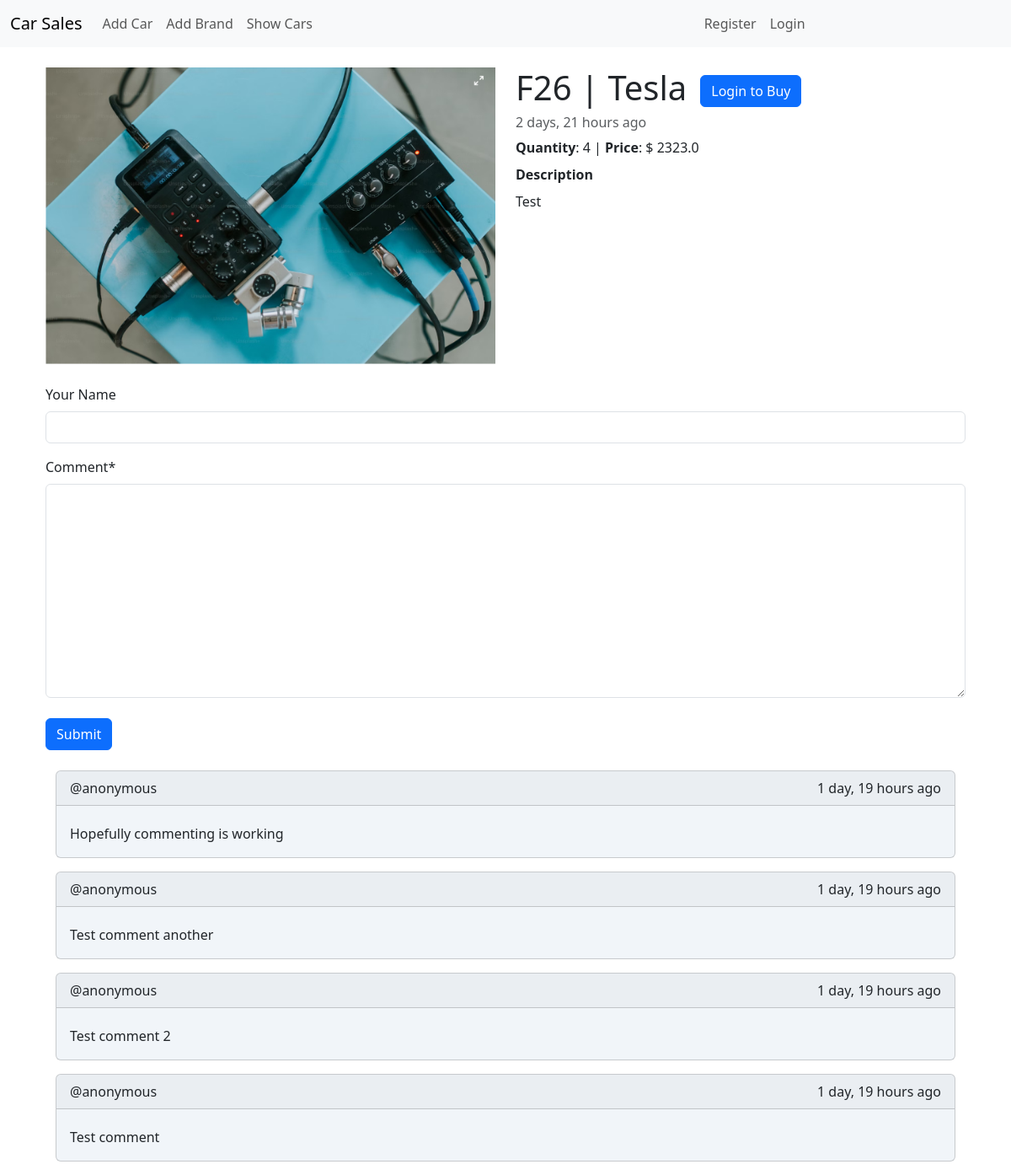
Before: /car-detail/2/ with the older database file.
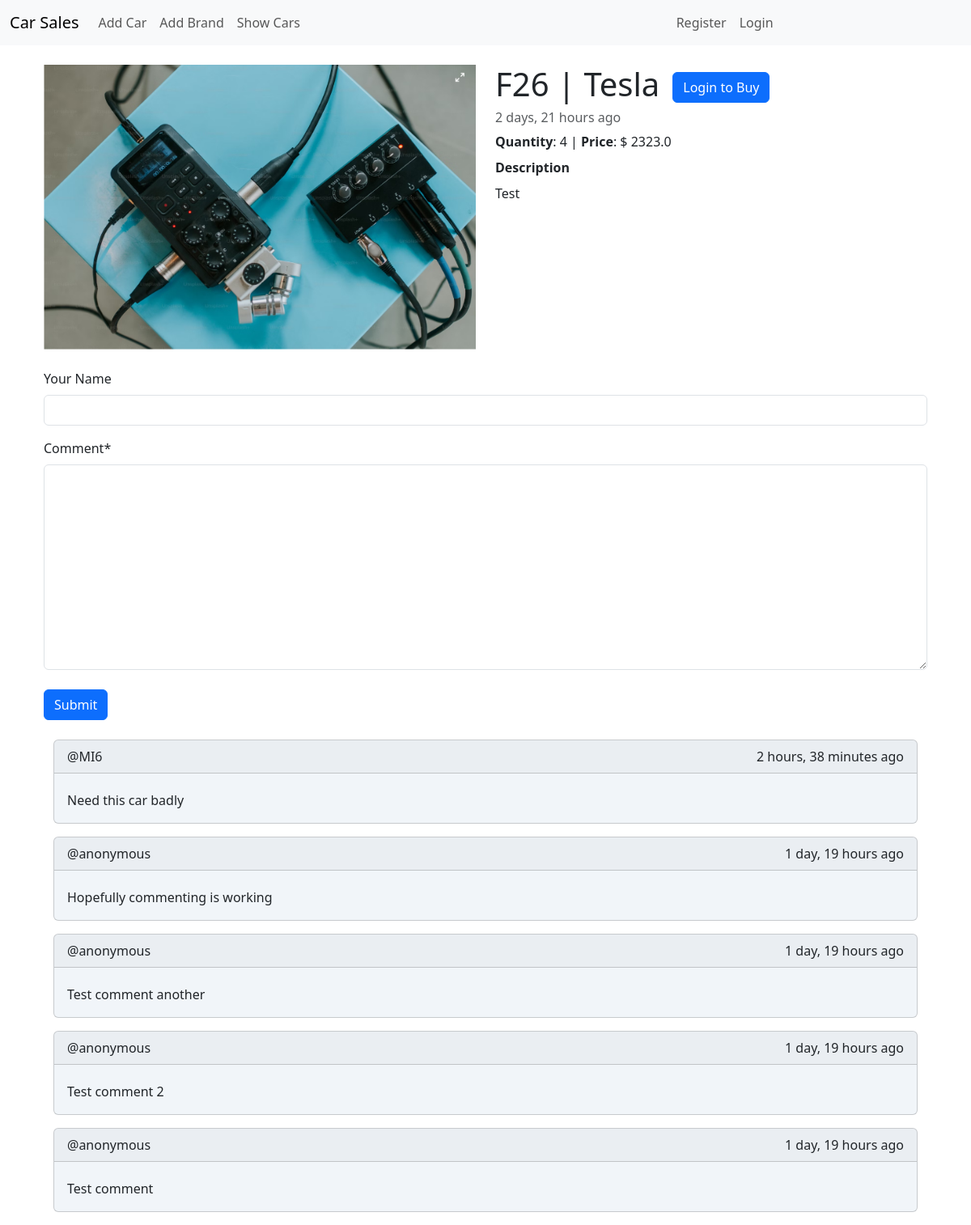
After: the same page with the newer database file.
### comment/models.py (models this page shows, shortened)
class Comment(models.Model):
    car = models.ForeignKey(Car, on_delete=models.CASCADE)
    commenter_name = models.CharField(max_length=512, null=True, blank=True)
    comment = models.TextField(max_length=2048)
    createdAt = models.DateTimeField(auto_now_add=True)

### car/views.py (the view)
# urls.py: path("car-detail/<str:pk>/", views.ShowCarDetail.as_view(), name="car_detail"),
class ShowCarDetail(View):
    template_name = "car/car_detail.html"
    def get(self, request, *_, **kwargs):
        car = get_object_or_404(Car, pk=kwargs["pk"])
        comments = Comment.objects.filter(car=car).order_by("-createdAt")
        form = AddCommentForm()
        context = {"car": car, "comments": comments, "form": form, "pk": kwargs["pk"]}
        return render(request, self.template_name, context)

### comment/forms.py
class AddCommentForm(forms.ModelForm):
    class Meta:
        model = Comment
        labels = {"commenter_name": "Your Name"}
        exclude = (
            "car",
            "createdAt",
        )

### car/templates/car/car_detail.html (shortened to what this page needs)
{% extends "base.html" %}
{% load humanize %}
{% block content %}
<div class="container">
  <div class="row">
    <div class="col-12 col-md-6">
      <img
        class="img img-fluid w-100 h-100 object-cover"
        src="{{ car.car_image.url }}"
        alt="{{ car.car_model }} {{ car.brand.brand_name }}"
      />
    </div>
	<div class="col-12 col-md-6">
		<div class="d-flex align-items-center gap-3">
			<div>
			<h1>{{ car.car_model }} | {{ car.brand.brand_name }}</h1>
			</div>
			<div>
			{% if	request.user.is_authenticated %}
			<a href="{% url "order_car:place_order" pk=car.id %}" class="btn btn-primary">Buy</a>
			{% else %}
			<a href="{% url "auth:login_form" %}?next={{ request.path }}" class="btn btn-primary">Login to Buy</a>
			{% endif %}
			</div>
		</div>
		<h6 class="card-subtitle mb-2 text-body-secondary">
			{{ car.createdAt|timesince }} ago
		</h6>
		<p class="card-text mt-2"><span class="fw-bold">Quantity</span>: {{ car.quantity }} |  <span class="fw-bold">Price</span>: $ {{ car.price }}</p> <p class="card-text mt-2"></p>
		<p class="fw-bold">Description</p>
		<p class="card-text mt-2">{{ car.description }}</p>
	</div>
	<div>
		{% include "comment/comment_form.html" %}
		<div class="container mt-4">
			{% for singleComment in comments  %}
			<div class="card bg-slate-100 mb-3">
				<div class="card-header d-flex justify-content-between">
					{% if singleComment.commenter_name is not None %}
					<p class="p-0 m-0">@{{singleComment.commenter_name}}</p>
					{% else %}
					<p class="p-0 m-0">@anonymous</p>
					{% endif %}
					<p class="p-0 m-0">{{ singleComment.createdAt|timesince }} ago</p>
				</div>
				<div class="card-body">
					<p class="card-text">{{singleComment.comment}}</p>
				</div>
			</div>
			{% endfor %}
		</div>
	</div>
  </div>
</div>
{% endblock content %}

Changed rows visible on the page:
added Comment: commenter_name "MI6", createdAt "2 hours, 38 minutes", comment "Need this car badly"
